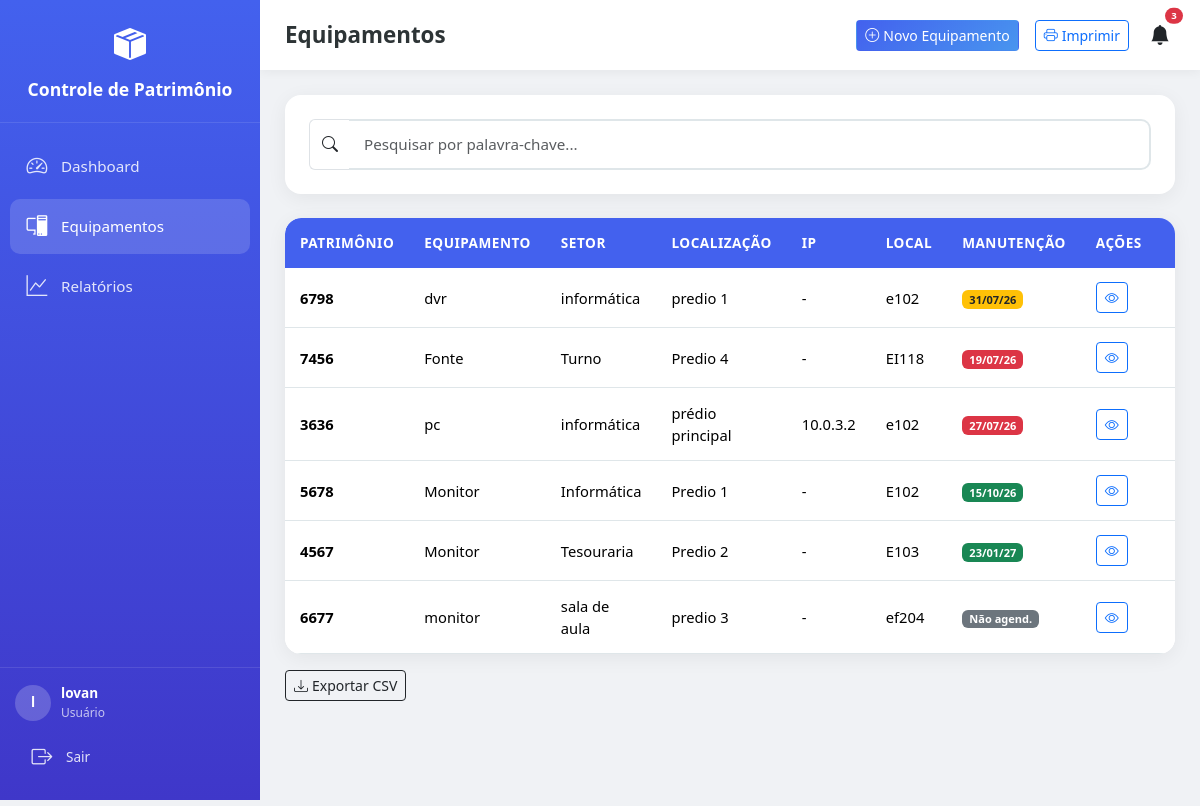
Page /equipamentos (signed in) on the committed database.
### app/models/models.py (models this page shows, shortened)
class Configuracao(db.Model):
    __tablename__ = 'configuracoes'
    id = db.Column(db.Integer, primary_key=True)
    nome_empresa = db.Column(db.String(200), default='Controle de Patrimônio')
    logo = db.Column(db.String(200), nullable=True)
    dias_lembrete_manutencao = db.Column(db.String(50), default='30,15,7,1')
    tema = db.Column(db.String(20), default='claro')
    data_atualizacao = db.Column(db.DateTime, default=datetime.now, onupdate=datetime.now)

class Usuario(UserMixin, db.Model):
    __tablename__ = 'usuarios'
    id = db.Column(db.Integer, primary_key=True)
    nome = db.Column(db.String(100), nullable=False)
    username = db.Column(db.String(50), unique=True, nullable=False)
    email = db.Column(db.String(120), unique=True, nullable=False)
    password_hash = db.Column(db.String(256), nullable=False)
    is_admin = db.Column(db.Boolean, default=False)
    ativo = db.Column(db.Boolean, default=True)
    data_criacao = db.Column(db.DateTime, default=datetime.now)
    equipamentos = db.relationship('Equipamento', backref='usuario_cadastro', lazy=True)

class Equipamento(db.Model):
    __tablename__ = 'equipamentos'
    id = db.Column(db.Integer, primary_key=True)
    patrimonio = db.Column(db.String(50))
    data_inclusao = db.Column(db.Date, default=date.today)
    baixado = db.Column(db.Boolean, default=False)
    data_baixa = db.Column(db.Date, nullable=True)
    equipamento = db.Column(db.String(100))
    area_patrimonial = db.Column(db.String(100))
    setor = db.Column(db.String(100))
    localizacao = db.Column(db.String(100))
    especificacao = db.Column(db.Text)
    ultima_manutencao = db.Column(db.Date, nullable=True)
    proxima_manutencao = db.Column(db.Date, nullable=True)
    sistema_operacional = db.Column(db.String(100))
    placa_mae = db.Column(db.String(100))
    processador = db.Column(db.String(100))
    memoria_ram = db.Column(db.String(50))
    armazenamento = db.Column(db.String(100))
    ip = db.Column(db.String(50))
    usuario_id = db.Column(db.Integer, db.ForeignKey('usuarios.id'), nullable=False)
    data_criacao = db.Column(db.DateTime, default=datetime.now)
    data_atualizacao = db.Column(db.DateTime, default=datetime.now, onupdate=datetime.now)
    observacoes = db.relationship('Observacao', backref='equipamento', lazy=True, cascade='all, delete-orphan')
    @property
    def status_manutencao(self):
        if not self.proxima_manutencao:
            return 'sem_manutencao'
        hoje = date.today()
        delta = (self.proxima_manutencao - hoje).days
        if delta < 0:
            return 'vencido'
        elif delta <= 30:
            return 'proximo'
        else:
            return 'ok'

### app/routes/main.py (the view, shortened to what this page needs)
@bp.route('/equipamentos')
@login_required
def equipamentos():
    page = request.args.get('page', 1, type=int)
    per_page = request.args.get('per_page', 25, type=int)
    busca = request.args.get('busca', '').strip().lower()
    query = Equipamento.query
    hoje = date.today()
    limite_proximo = hoje + timedelta(days=30)
    prioridade_manutencao = case(
        (db.and_(
            Equipamento.proxima_manutencao.isnot(None),
            Equipamento.proxima_manutencao >= hoje,
            Equipamento.proxima_manutencao <= limite_proximo
        ), 1),
        (db.and_(
            Equipamento.proxima_manutencao.isnot(None),
            Equipamento.proxima_manutencao < hoje
        ), 2),
        (Equipamento.proxima_manutencao.isnot(None), 3),
        else_=4
    )
    query = query.order_by(
        Equipamento.baixado.asc(),               # Ativos primeiro
        asc(prioridade_manutencao),              # Próxima → Vencida → OK → Sem
        asc(Equipamento.proxima_manutencao)      # Mesmo grupo: data mais próxima/mais antiga primeiro
    )
    pagination = query.paginate(page=page, per_page=per_page, error_out=False)
    config = Configuracao.query.first()
    return render_template('equipamentos.html',
        equipamentos=pagination.items,
        pagination=pagination,
        config=config
    )

### app/__init__.py (called while the page is built)
def create_app():
    app = Flask(__name__)
    app.config.from_object(Config)
    db.init_app(app)
    login_manager.init_app(app)
    login_manager.login_view = 'auth.login'
    login_manager.login_message = 'Por favor, faça login para acessar esta página.'
    login_manager.login_message_category = 'warning'
    with app.app_context():
        from app.routes import auth, main, api, admin
        app.register_blueprint(auth.bp)
        app.register_blueprint(main.bp)
        app.register_blueprint(api.bp, url_prefix='/api')
        app.register_blueprint(admin.bp, url_prefix='/admin')
        db.create_all()
        criar_admin_padrao()
        criar_config_padrao()
    @app.context_processor
    def inject_date():
        from datetime import date
        return dict(date=date)
    return app

### app/routes/auth.py (called while the page is built)
@login_manager.user_loader
def load_user(user_id):
    return Usuario.query.get(int(user_id))

### app/templates/equipamentos.html (shortened to what this page needs)
{% extends "base.html" %}
{% block page_title %}Equipamentos{% endblock %}
{% block content %}
<div class="card-modern p-3 p-md-4 mb-4 no-print">
    <form method="GET"
          action="{{ url_for('main.equipamentos') }}"
          id="formBusca"
          class="w-100">
        <div class="input-group w-100 flex-nowrap">
            <span class="input-group-text bg-white border-end-0 flex-shrink-0">
                <i class="bi bi-search"></i>
            </span>
            <input
                type="text"
                name="busca"
                id="campoBusca"
                class="form-control form-control-modern border-start-0"
                placeholder="Pesquisar por palavra-chave..."
                value="{{ request.args.get('busca','') }}"
                autocomplete="off"
            >
        </div>
    </form>
</div>
<div class="card-modern overflow-hidden">
    <div class="table-responsive">
        <table class="table table-modern table-hover mb-0">
            <thead>
                <tr>
                    <th>Patrimônio</th>
                    <th class="d-none d-md-table-cell">Equipamento</th>
                    <th class="d-none d-sm-table-cell">Setor</th>
                    <th class="d-none d-lg-table-cell">Localização</th>
                    <th class="d-none d-xl-table-cell">IP</th>
                    <th>Local</th>
                    <th>Manutenção</th>
                    <th class="no-print">Ações</th>
                </tr>
            </thead>
            <tbody>
                {% for eq in equipamentos %}
                <tr class="{{ 'baixado' if eq.baixado else '' }}">
                    <td>
                        <span class="fw-bold d-block">{{ eq.patrimonio or '-' }}</span>
                    </td>
                    <td class="d-none d-md-table-cell">{{ eq.equipamento or '-' }}</td>
                    <td class="d-none d-sm-table-cell">{{ eq.setor or '-' }}</td>
                    <td class="d-none d-lg-table-cell">{{ eq.localizacao or '-' }}</td>
                    <td class="d-none d-xl-table-cell">{{ eq.ip or '-' }}</td>
                    <td>{{ eq.area_patrimonial }}</td>
                    <td>
                        {% if eq.proxima_manutencao %}
                            {% if eq.status_manutencao == 'vencido' %}
                                <span class="badge bg-danger">{{ eq.proxima_manutencao.strftime('%d/%m/%y') }}</span>
                            {% elif eq.status_manutencao == 'proximo' %}
                                <span class="badge bg-warning text-dark">{{ eq.proxima_manutencao.strftime('%d/%m/%y') }}</span>
                            {% else %}
                                <span class="badge bg-success">{{ eq.proxima_manutencao.strftime('%d/%m/%y') }}</span>
                            {% endif %}
                        {% else %}
                            <span class="badge bg-secondary">Não agend.</span>
                        {% endif %}
                    </td>
                    <td class="no-print">
                        <div class="d-flex gap-1">
                            <a href="{{ url_for('main.equipamento_detalhe', id=eq.id) }}" class="btn btn-sm btn-outline-primary" title="Ver"><i class="bi bi-eye"></i></a>
                        </div>
                    </td>
                </tr>
                {% else %}
                <tr><td colspan="8" class="text-center py-5 text-muted">Nenhum equipamento encontrado.</td></tr>
                {% endfor %}
            </tbody>
        </table>
    </div>
</div>
<div class="mt-3 no-print d-flex flex-wrap gap-2">
    <a href="{{ url_for('main.exportar_csv') }}" class="btn btn-outline-dark btn-sm"><i class="bi bi-download me-1"></i>Exportar CSV</a>
</div>
{% endblock %}

### app/templates/base.html (shortened to what this page needs)
<!DOCTYPE html>
<html lang="pt-BR" data-theme="{{ config.tema if config else 'claro' }}">
<head>
    <link href="https://cdn.jsdelivr.net/npm/bootstrap@5.3.2/dist/css/bootstrap.min.css" rel="stylesheet">
    <link rel="stylesheet" href="https://cdn.jsdelivr.net/npm/bootstrap-icons@1.11.1/font/bootstrap-icons.css">
    <link rel="stylesheet" href="/static/css/style.css">
</head>
<body>
    {% if current_user.is_authenticated %}
    <nav class="sidebar" id="sidebar">
        <div class="sidebar-header">
            <div class="logo-icon"><i class="bi bi-box-seam-fill"></i></div>
            <div class="logo-text">{{ config.nome_empresa if config else 'Patrimônio' }}</div>
        </div>
        <div class="sidebar-nav">
            <div class="nav-item">
                <a href="{{ url_for('main.dashboard') }}" class="nav-link {% if request.endpoint == 'main.dashboard' %}active{% endif %}">
                    <i class="bi bi-speedometer2"></i>
                    <span class="nav-text">Dashboard</span>
                </a>
            </div>
            <div class="nav-item">
                <a href="{{ url_for('main.equipamentos') }}" class="nav-link {% if request.endpoint.startswith('main.equipamento') %}active{% endif %}">
                    <i class="bi bi-pc-display"></i>
                    <span class="nav-text">Equipamentos</span>
                </a>
            </div>
            <div class="nav-item">
                <a href="{{ url_for('main.relatorios') }}" class="nav-link {% if request.endpoint == 'main.relatorios' %}active{% endif %}">
                    <i class="bi bi-graph-up"></i>
                    <span class="nav-text">Relatórios</span>
                </a>
            </div>
        </div>
        <div class="sidebar-footer">
            <div class="user-info">
                <div class="user-avatar">{{ current_user.nome[0] }}</div>
                <div>
                    <div style="font-weight:600;">{{ current_user.nome }}</div>
                    <div style="opacity:0.7; font-size:0.75rem;">{{ 'Admin' if current_user.is_admin else 'Usuário' }}</div>
                </div>
            </div>
            <a href="{{ url_for('auth.logout') }}" class="nav-link mt-2" style="font-size:0.85rem;">
                <i class="bi bi-box-arrow-right"></i>
                <span class="nav-text">Sair</span>
            </a>
        </div>
    </nav>
    {% endif %}
    <div class="main-content">
        {% if current_user.is_authenticated %}
        <div class="topbar no-print">
            <h1 class="page-title">{% block page_title %}Dashboard{% endblock %}</h1>
            <div class="d-flex align-items-center gap-2 gap-md-3">
                <a href="{{ url_for('main.equipamento_novo') }}" class="btn btn-sm btn-primary-modern no-print d-none d-md-inline-flex">
                    <i class="bi bi-plus-circle me-1"></i> Novo Equipamento
                </a>
                <a href="{{ url_for('main.impressao') }}" target="_blank" class="btn btn-sm btn-outline-primary no-print d-none d-md-inline-flex">
                    <i class="bi bi-printer me-1"></i> Imprimir
                </a>
                <div class="dropdown no-print">
                    <button class="btn btn-link text-dark position-relative p-1" data-bs-toggle="dropdown">
                        <i class="bi bi-bell-fill fs-5"></i>
                        <span class="position-absolute top-0 start-100 translate-middle badge rounded-pill bg-danger" id="notifCount" style="font-size:0.6rem; display:none;">0</span>
                    </button>
                </div>
            </div>
        </div>
        {% endif %}
        <div class="content-area">
            {% block content %}{% endblock %}
        </div>
    </div>
</body>
</html>

### app/static/css/style.css (style rules this page uses)
.table-responsive { -webkit-overflow-scrolling: touch; }
.card-modern { animation: slideUp 0.4s ease forwards; }
.table-modern td { max-width: 200px; overflow: hidden; text-overflow: ellipsis; }
.table-modern td:first-child { max-width: 120px; }
.table-modern td.no-print { white-space: nowrap; min-width: 110px; }

### app/templates/base.html (style rules this page uses)
:root { --primary: #4361ee; --primary-light: #4895ef; --secondary: #3f37c9; --success: #4cc9f0; --danger: #f72585; --warning: #f9c74f; --info: #90e0ef; --light: #f8f9fa; --dark: #212529; --bg-body: #f0f2f5; --bg-card: #ffffff; --text-main: #2d3436; --text-muted: #636e72; --border-color: #dfe6e9; --sidebar-width: 260px; --sidebar-collapsed: 70px; }
* { box-sizing: border-box; }
body { font-family: 'Segoe UI', system-ui, -apple-system, sans-serif; background: var(--bg-body); color: var(--text-main); min-height: 100vh; overflow-x: hidden; -webkit-text-size-adjust: 100%; }
.sidebar { position: fixed; top: 0; left: 0; width: var(--sidebar-width); height: 100vh; background: linear-gradient(180deg, var(--primary) 0%, var(--secondary) 100%); color: white; z-index: 1000; transition: all 0.3s ease; display: flex; flex-direction: column; overflow-y: auto; -webkit-overflow-scrolling: touch; }
.sidebar-header { padding: 20px; text-align: center; border-bottom: 1px solid rgba(255,255,255,0.1); }
.logo-icon { font-size: 2rem; color: white; }
.logo-text { font-size: 1.1rem; font-weight: 700; margin-top: 8px; }
.sidebar-nav { flex: 1; padding: 15px 10px; }
.nav-item { margin-bottom: 5px; }
.nav-link { display: flex; align-items: center; padding: 12px 15px; color: rgba(255,255,255,0.85); text-decoration: none; border-radius: 10px; transition: all 0.2s; font-size: 0.95rem; }
.nav-link:hover, .nav-link.active { background: rgba(255,255,255,0.15); color: white; }
.nav-link i { font-size: 1.3rem; margin-right: 12px; min-width: 24px; text-align: center; }
.sidebar-footer { padding: 15px; border-top: 1px solid rgba(255,255,255,0.1); }
.user-info { display: flex; align-items: center; gap: 10px; font-size: 0.85rem; }
.user-avatar { width: 36px; height: 36px; border-radius: 50%; background: rgba(255,255,255,0.2); display: flex; align-items: center; justify-content: center; font-weight: bold; flex-shrink: 0; }
.main-content { margin-left: var(--sidebar-width); min-height: 100vh; transition: margin-left 0.3s ease; padding-bottom: 80px; }
.topbar { background: var(--bg-card); padding: 15px 25px; display: flex; align-items: center; justify-content: space-between; box-shadow: 0 2px 10px rgba(0,0,0,0.05); position: sticky; top: 0; z-index: 100; gap: 10px; }
.page-title { font-size: 1.4rem; font-weight: 700; color: var(--text-main); margin: 0; white-space: nowrap; overflow: hidden; text-overflow: ellipsis; }
.content-area { padding: 25px; }
.card-modern { background: var(--bg-card); border: none; border-radius: 16px; box-shadow: 0 4px 20px rgba(0,0,0,0.06); transition: transform 0.2s, box-shadow 0.2s; }
.table-modern { background: var(--bg-card); border-radius: 16px; overflow: hidden; margin-bottom: 0; }
.table-modern thead th { background: var(--primary); color: white; font-weight: 600; font-size: 0.85rem; text-transform: uppercase; letter-spacing: 0.5px; padding: 15px; border: none; position: sticky; top: 0; z-index: 10; white-space: nowrap; }
.table-modern tbody td { padding: 14px 15px; border-bottom: 1px solid var(--border-color); vertical-align: middle; font-size: 0.92rem; }
.btn-primary-modern { background: linear-gradient(135deg, var(--primary), var(--primary-light)); color: white; }
.form-control-modern { border-radius: 10px; border: 2px solid var(--border-color); padding: 12px 15px; font-size: 0.95rem; transition: all 0.2s; background: var(--bg-card); color: var(--text-main); }

### rows in the picture
Configuracao: nome_empresa "Controle de Patrimônio"
Usuario: nome "l", nome "lovan", is_admin "Usuário"
Equipamento: patrimonio "6798", equipamento "dvr", setor "informática", localizacao "predio 1", ip "-", area_patrimonial "e102", proxima_manutencao "31/07/26"
Equipamento: patrimonio "7456", equipamento "Fonte", setor "Turno", localizacao "Predio 4", ip "-", area_patrimonial "EI118", proxima_manutencao "19/07/26"
Equipamento: patrimonio "3636", equipamento "pc", setor "informática", localizacao "prédio principal", ip "10.0.3.2", area_patrimonial "e102", proxima_manutencao "27/07/26"
Equipamento: patrimonio "5678", equipamento "Monitor", setor "Informática", localizacao "Predio 1", ip "-", area_patrimonial "E102", proxima_manutencao "15/10/26"
Equipamento: patrimonio "4567", equipamento "Monitor", setor "Tesouraria", localizacao "Predio 2", ip "-", area_patrimonial "E103", proxima_manutencao "23/01/27"
Equipamento: patrimonio "6677", equipamento "monitor", setor "sala de aula", localizacao "predio 3", ip "-", area_patrimonial "ef204", shows "Não agend."
